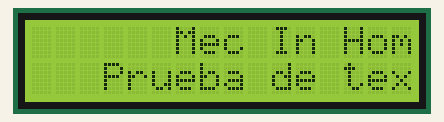
Simulated run of this sketch. Board: Arduino Uno, built with avr-gcc and run on an emulated ATmega328P. Parts: 16×2 character LCD.

Above: at 0.2 s.
At 4.7 s:
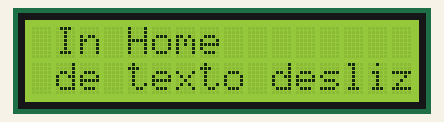
At 9.7 s:
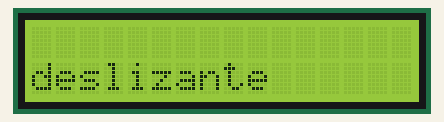
At 19.7 s:
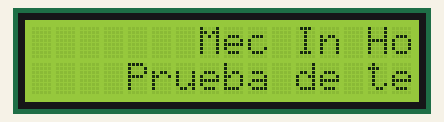
At 29.2 s:
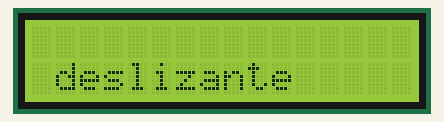
At 39.2 s:
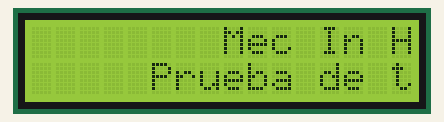

The sketch:

LCD_I2C_02.ino
```cpp
/*
 * SDA: A4
 * SCL: A5
 */

 #include <Wire.h>
 #include <LiquidCrystal_I2C.h>

//Creado nuestro objeto LiquidCrystal
LiquidCrystal_I2C lcd(0x3F,16,2);

void setup() {
  //Inicializamos nuestro LCD
  lcd.init();

  //Prender la luz de fondo
  lcd.backlight();

  //Poner un mensaje en el centro del LCD
  lcd.setCursor(7,0);
  lcd.print("Mec In Home");
  lcd.setCursor(4,1);
  lcd.print("Prueba de texto deslizante");

}

void loop() {
  //Desplazamiento
  lcd.scrollDisplayLeft();
  delay(500);
}
```

Measured:
- what the display in image 1 shows lasts 0.5 s, from 4.6 s to 5.1 s
